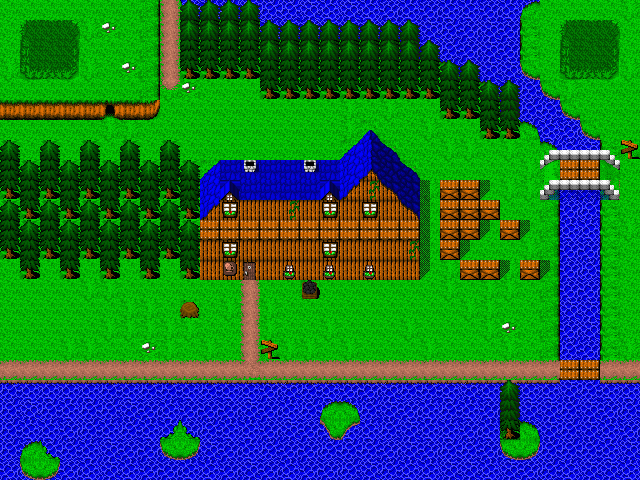

This is a level from a 2D game, rendered from its Tiled map with the project's own tilesets. A one-line summary and the complete map file follow:
An orthogonal 32x24 tile map with 20x20 px tiles, 3 tile layers (Tile Layer 1, Tile Layer 2, Tile Layer 3).

<map version="1.5" tiledversion="1.7.1" orientation="orthogonal" renderorder="right-down" width="32" height="24" tilewidth="20" tileheight="20" infinite="0" nextlayerid="22" nextobjectid="517">
 <tileset firstgid="1" source="Vikings_tilemaps_001.tsx" />
 <objectgroup id="21" name="Object Layer 1" />
 <layer id="18" name="Tile Layer 1" width="32" height="24">
  <data encoding="csv">
1,1,1,1,1,1,1,67,1,145,148,147,146,147,147,146,148,146,148,145,148,145,148,148,145,148,147,1,1,1,1,2,
1,3,4,5,2,86,1,67,1,100,100,100,100,148,146,145,146,146,145,146,146,146,147,145,146,145,1,1,3,4,5,1,
1,19,20,21,1,1,1,67,1,100,100,100,100,100,100,100,100,100,100,100,146,145,147,145,146,145,1,1,19,20,21,1,
2,35,36,37,2,1,86,67,1,116,116,116,116,100,100,100,100,100,100,100,100,100,147,145,146,146,147,1,35,36,37,2,
1,1,1,1,1,1,1,67,2,86,1,1,1,116,116,116,116,116,116,116,116,116,100,100,146,148,147,145,2,1,1,1,
33,33,33,33,33,17,33,11,1,1,1,1,1,1,1,1,1,2,1,2,1,1,116,116,100,146,147,147,148,1,1,1,
1,1,1,1,1,2,2,1,1,1,1,1,1,1,1,1,1,2,12,1,1,2,1,1,116,116,147,148,145,147,1,1,
84,1,84,1,84,1,84,1,84,1,1,1,1,1,1,1,1,27,28,29,1,1,2,2,1,2,1,147,147,146,65,25,
100,84,100,84,100,84,100,84,100,84,27,97,98,97,97,98,97,43,44,45,29,1,1,1,1,1,2,22,41,41,24,1,
116,100,116,100,116,100,116,100,116,100,43,99,97,97,97,97,99,59,60,61,45,2,66,66,1,2,2,67,147,147,65,1,
84,116,84,116,84,116,84,116,84,116,59,120,113,113,60,113,120,113,120,113,61,1,66,66,66,1,1,67,145,147,65,1,
100,84,100,84,100,84,100,84,100,84,41,41,41,41,41,41,41,41,41,41,41,1,66,66,1,66,1,67,148,148,65,2,
116,100,116,100,116,100,116,100,116,100,113,120,113,113,113,113,120,113,113,113,60,1,66,1,1,1,2,67,145,145,65,1,
1,116,1,116,1,116,1,116,1,116,113,87,114,113,115,113,115,113,115,113,113,1,2,66,66,2,66,67,145,147,65,1,
1,1,1,1,2,2,1,1,1,1,1,1,2,1,1,71,1,1,1,1,1,1,2,1,2,2,1,67,145,145,65,1,
1,1,1,1,1,1,2,2,1,70,1,2,1,2,1,1,1,1,1,1,1,1,1,2,2,1,1,67,146,146,65,1,
1,1,1,1,1,2,2,2,2,2,1,1,2,2,1,1,2,1,1,1,2,1,1,1,2,86,1,67,145,146,65,1,
1,1,1,2,2,1,1,86,2,1,2,1,1,25,2,2,1,2,1,1,1,2,1,1,1,2,1,67,147,145,65,2,
1,1,1,1,1,1,2,2,1,1,1,1,1,1,1,1,1,1,1,1,1,2,1,1,2,1,1,67,41,41,1,1,
131,132,132,132,132,131,132,131,131,132,131,132,132,129,130,131,132,129,129,130,131,131,132,130,132,131,132,132,146,147,132,132,
147,146,147,148,147,147,146,145,148,145,145,145,146,145,148,147,147,148,147,146,145,148,147,148,145,145,146,146,147,146,145,147,
147,148,148,145,147,148,147,148,148,145,147,148,148,145,146,145,145,148,148,147,146,148,148,145,148,146,145,146,147,146,148,145,
147,145,147,147,148,146,145,145,146,145,146,145,148,147,145,145,147,147,147,145,146,145,147,147,145,148,148,147,147,147,148,146,
145,147,146,145,148,146,148,145,145,148,148,145,146,145,148,145,145,147,146,147,148,148,146,146,148,146,145,147,148,146,146,148
</data>
 </layer>
 <layer id="19" name="Tile Layer 2" width="32" height="24">
  <data encoding="csv">
0,0,0,0,0,0,0,0,149,73,89,89,89,0,0,0,0,0,0,0,0,0,0,0,0,0,123,0,0,0,0,0,
0,0,0,0,0,0,0,0,149,89,89,89,89,89,89,89,89,89,89,89,89,0,0,0,0,0,65,0,0,0,0,0,
0,0,0,0,0,0,0,0,149,0,0,0,0,89,89,89,89,89,89,89,105,89,0,0,0,0,65,0,0,0,0,0,
0,0,0,0,0,0,0,0,149,0,0,0,0,0,0,0,0,0,0,0,0,0,124,89,0,0,157,0,0,0,0,0,
0,0,0,0,0,0,0,0,125,0,0,0,0,0,0,0,0,0,0,0,0,0,0,0,124,89,0,157,0,0,0,0,
0,0,0,0,0,0,0,0,0,0,0,0,0,0,0,0,0,0,0,0,0,0,0,0,0,105,0,0,157,0,0,0,
0,0,0,0,0,0,0,0,0,0,0,0,0,0,0,0,0,0,0,0,0,0,0,0,0,0,124,0,0,157,0,0,
0,0,0,0,0,0,0,0,0,0,0,0,0,0,0,0,0,0,0,0,0,0,0,0,0,0,0,124,7,7,8,0,
0,0,0,0,0,0,0,0,0,0,0,0,0,0,0,0,0,0,0,0,0,0,0,0,0,0,0,0,0,0,0,0,
0,0,0,0,0,0,0,0,0,0,0,0,0,0,0,0,0,0,0,0,0,104,0,0,72,0,0,38,39,39,40,0,
0,0,0,0,0,0,0,0,0,0,0,0,0,0,0,0,0,0,0,0,0,104,0,0,0,0,0,0,0,0,0,0,
0,0,0,0,0,0,0,0,0,0,0,0,0,0,0,0,0,0,0,0,0,104,0,0,72,0,72,0,0,0,0,0,
0,0,0,0,0,0,0,0,0,0,0,0,0,0,0,0,0,0,0,0,0,104,0,72,0,0,0,0,0,0,0,0,
0,0,0,0,0,0,0,0,0,0,0,0,0,0,0,0,0,0,0,0,0,72,0,0,0,0,0,0,0,0,0,0,
0,0,0,0,0,0,0,0,0,0,0,0,149,0,0,0,0,0,0,0,0,0,0,0,0,0,0,0,0,0,0,0,
0,0,0,0,0,0,0,0,0,0,0,0,149,0,0,0,0,0,0,0,0,0,0,0,0,0,0,0,0,0,0,0,
0,0,0,0,0,0,0,0,0,0,0,0,149,0,0,0,0,0,0,0,0,0,0,0,0,0,0,0,0,0,0,0,
0,0,0,0,0,0,0,0,0,0,0,0,149,0,0,0,0,0,0,0,0,0,0,0,0,0,0,0,0,0,0,0,
133,133,133,133,133,133,133,133,133,133,133,133,153,133,133,133,133,133,133,133,133,133,133,133,133,133,133,133,0,0,133,133,
0,0,0,0,0,0,0,0,0,0,0,0,0,0,0,0,0,0,0,0,0,0,0,0,0,89,0,0,0,0,0,0,
0,0,0,0,0,0,0,0,0,0,0,0,0,0,0,0,123,124,0,0,0,0,0,0,0,105,0,0,0,0,0,0,
0,0,0,0,0,0,0,0,74,73,0,0,0,0,0,0,121,57,0,0,0,0,0,0,0,123,124,0,0,0,0,0,
0,123,73,0,0,0,0,0,157,158,0,0,0,0,0,0,0,0,0,0,0,0,0,0,0,157,158,0,0,0,0,0,
0,157,158,0,0,0,0,0,0,0,0,0,0,0,0,0,0,0,0,0,0,0,0,0,0,0,0,0,0,0,0,0
</data>
 </layer>
 <layer id="20" name="Tile Layer 3" width="32" height="24">
  <data encoding="csv">
0,0,0,0,0,0,0,0,0,89,0,0,0,0,0,0,0,0,0,0,0,0,0,0,0,0,0,0,0,0,0,0,
0,0,0,0,0,0,0,0,0,0,0,0,0,0,0,0,0,0,0,0,0,0,0,0,0,0,0,0,0,0,0,0,
0,0,0,0,0,0,0,0,0,0,0,0,0,0,0,0,0,0,0,0,89,0,0,0,0,0,0,0,0,0,0,0,
0,0,0,0,0,0,0,0,0,0,0,0,0,0,0,0,0,0,0,0,0,0,89,0,0,0,0,0,0,0,0,0,
0,0,0,0,0,0,0,0,0,0,0,0,0,0,0,0,0,0,0,0,0,0,0,0,89,0,0,0,0,0,0,0,
0,0,0,0,0,0,0,0,0,0,0,0,0,0,0,0,0,0,0,0,0,0,0,0,0,0,0,0,0,0,0,0,
0,0,0,0,0,0,0,0,0,0,0,0,0,0,0,0,0,0,0,0,0,0,0,0,0,0,0,0,0,0,0,0,
0,0,0,0,0,0,0,0,0,0,0,0,0,0,0,0,0,0,0,0,0,0,0,0,0,0,0,6,0,0,0,0,
0,0,0,0,0,0,0,0,0,0,0,0,0,0,0,0,0,0,0,0,0,0,0,0,0,0,0,0,0,0,0,0,
0,0,0,0,0,0,0,0,0,0,0,0,0,0,0,0,0,0,0,0,0,0,0,0,0,0,0,0,0,0,0,0,
0,0,0,0,0,0,0,0,0,0,0,0,0,0,0,0,0,0,0,0,0,0,0,0,0,0,0,0,0,0,0,0,
0,0,0,0,0,0,0,0,0,0,0,0,0,0,0,0,0,0,0,0,0,0,0,0,0,0,0,0,0,0,0,0,
0,0,0,0,0,0,0,0,0,0,0,0,0,0,0,0,0,0,0,0,0,0,0,0,0,0,0,0,0,0,0,0,
0,0,0,0,0,0,0,0,0,0,0,0,0,0,0,0,0,0,0,0,0,0,0,0,0,72,0,72,0,0,0,0,
0,0,0,0,0,0,0,0,0,0,0,0,0,0,0,0,0,0,0,0,0,0,0,0,0,0,0,0,0,0,0,0,
0,0,0,0,0,0,0,0,0,0,0,0,0,0,0,0,0,0,0,0,0,0,0,0,0,0,0,0,0,0,0,0,
0,0,0,0,0,0,0,0,0,0,0,0,0,0,0,0,0,0,0,0,0,0,0,0,0,0,0,0,0,0,0,0,
0,0,0,0,0,0,0,0,0,0,0,0,0,0,0,0,0,0,0,0,0,0,0,0,0,0,0,0,0,0,0,0,
0,0,0,0,0,0,0,0,0,0,0,0,0,0,0,0,0,0,0,0,0,0,0,0,0,0,0,0,0,0,0,0,
0,0,0,0,0,0,0,0,0,0,0,0,0,0,0,0,0,0,0,0,0,0,0,0,0,0,0,0,0,0,0,0,
0,0,0,0,0,0,0,0,0,0,0,0,0,0,0,0,0,0,0,0,0,0,0,0,0,0,0,0,0,0,0,0,
0,0,0,0,0,0,0,0,0,0,0,0,0,0,0,0,0,0,0,0,0,0,0,0,0,117,0,0,0,0,0,0,
0,0,0,0,0,0,0,0,0,0,0,0,0,0,0,0,0,0,0,0,0,0,0,0,0,0,0,0,0,0,0,0,
0,0,0,0,0,0,0,0,0,0,0,0,0,0,0,0,0,0,0,0,0,0,0,0,0,0,0,0,0,0,0,0
</data>
 </layer>
</map>
